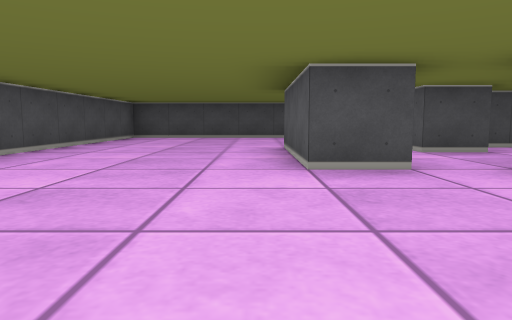
View 1 (above)

24 first-person views from a walk through a cub3D maze. The camera is about half as high as the walls, tilts 6° down and sees 70° across. The floor is counted in squares. Each view is taken from the middle of a square. On the plan, view 1 faces up. The plan holds only what a view shows up to about 9 squares ahead; the rest is blank.

View 2
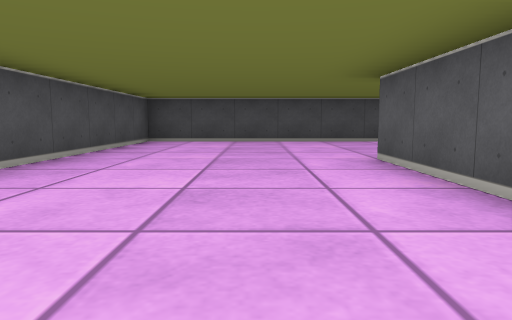

View 3
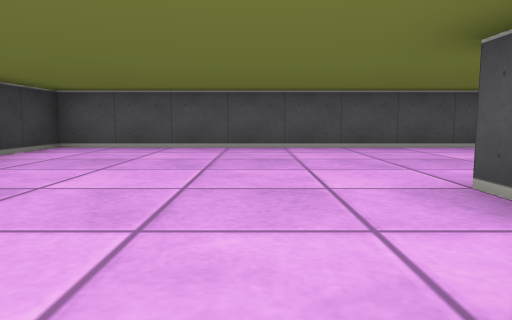

View 4
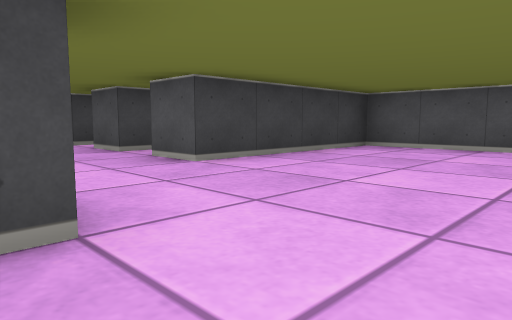

View 5
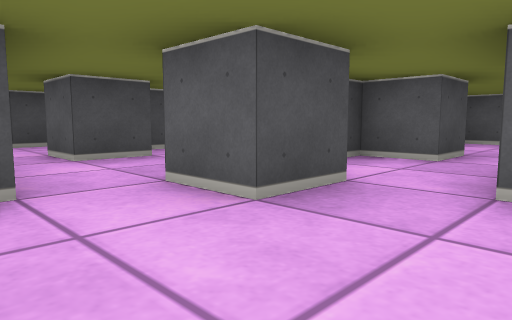

View 6
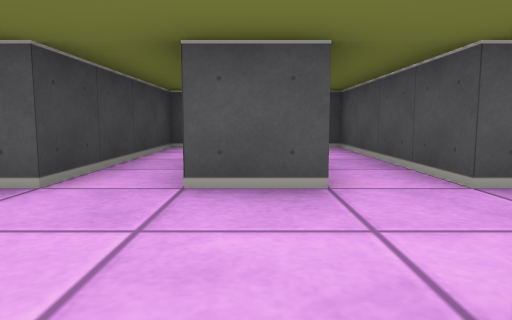

View 7
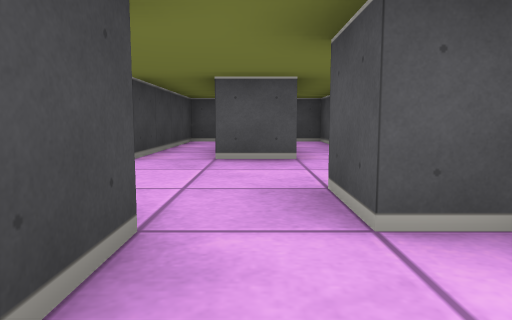

View 8
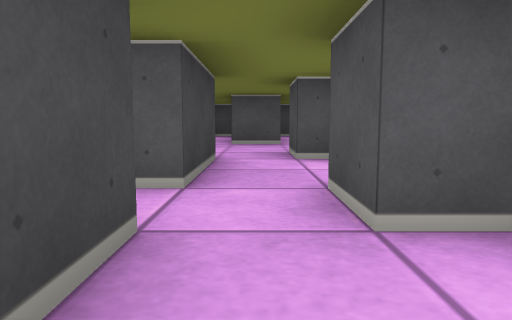

View 9
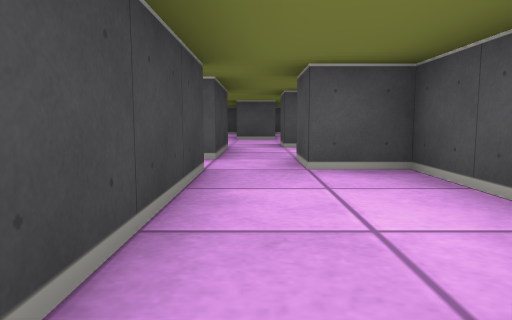

View 10
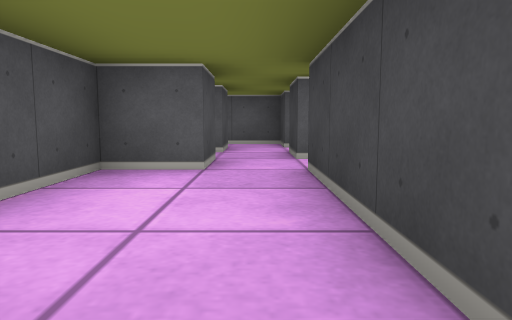

View 11
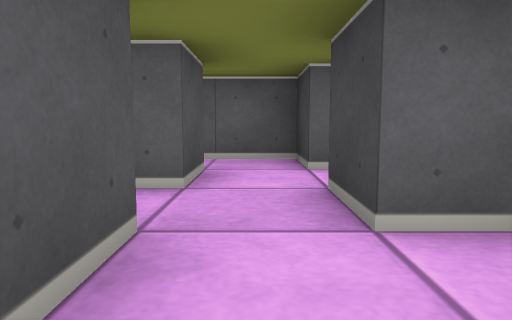

View 12
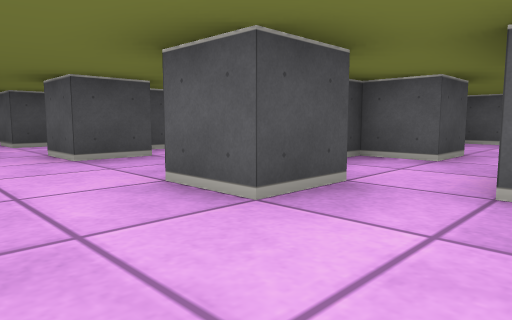

View 13
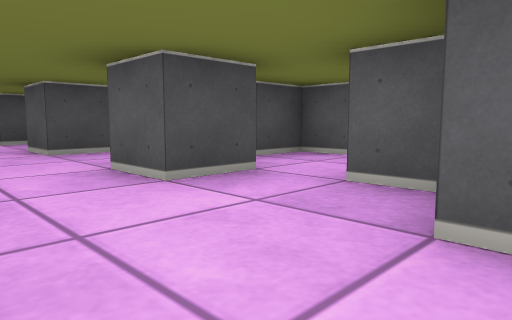

View 14
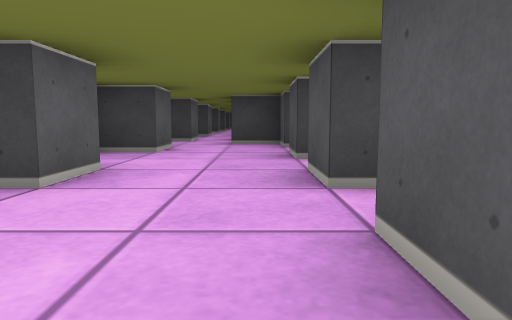

View 15
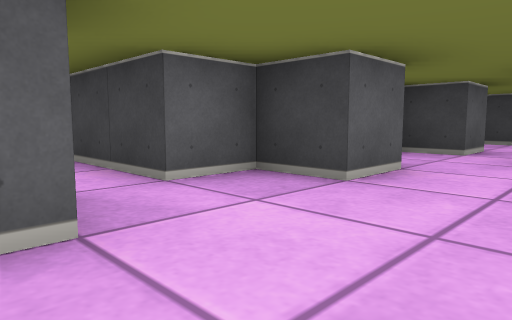

View 16
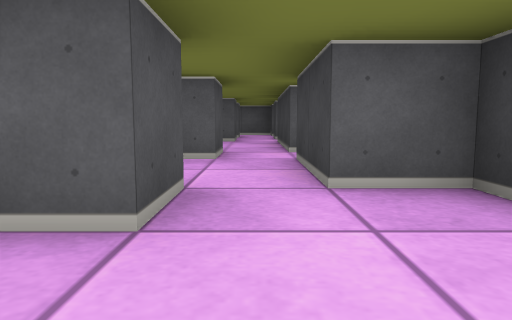

View 17
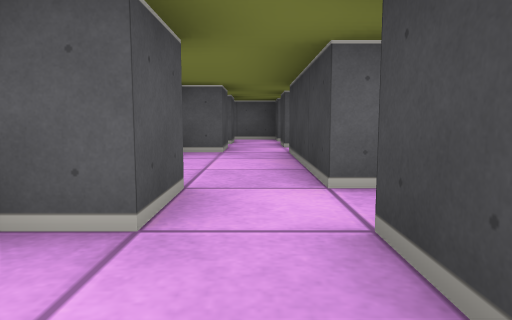

View 18
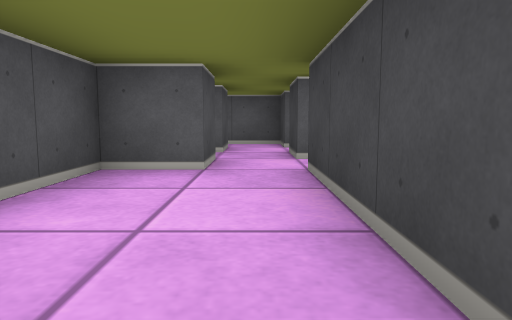

View 19
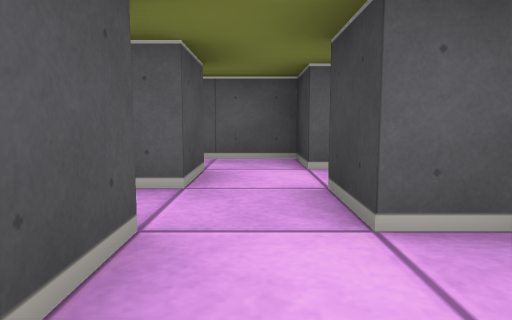

View 20
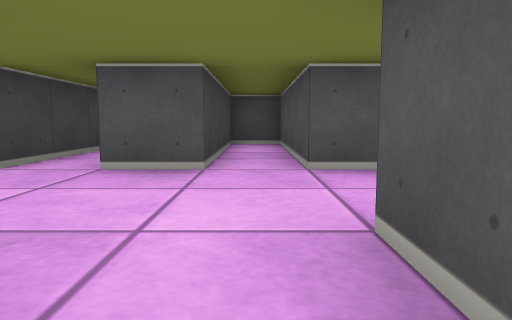

View 21
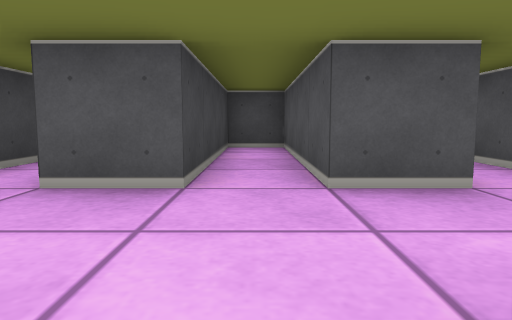

View 22
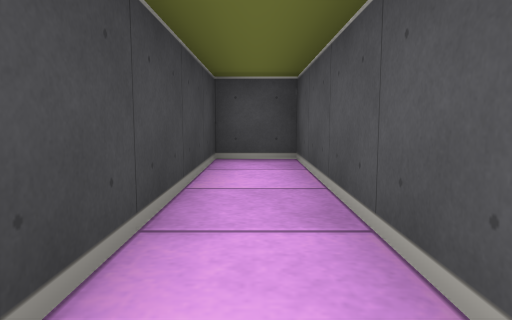

View 23
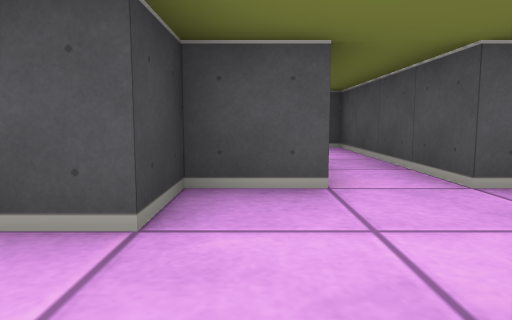

View 24
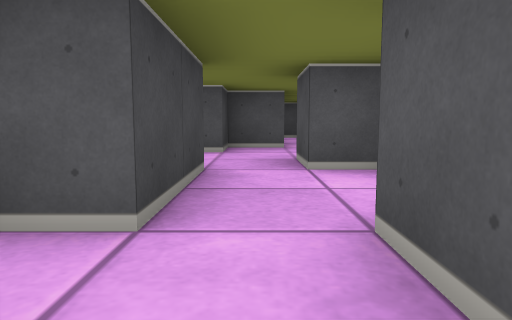

### Floor plan
Key: @ floor where view 1 was taken; # wall or solid block; . floor.
Columns run from 4 left of view 1 to 14 right of it. Each row starts with its distance up from view 1.
 11 #######
 10 #......
  9 #......#
  8 #.......
  7 #......###
  6 #....#.#.
  5 #....#...
  4 #....#.####
  3 #......#. #..
  2 #............
  1 #......####
  0 #...@..#. #..
 -1 #............
 -2 #####..#######
 -3 #......#.##.. ###.#
 -4 #  ##.............#
 -5 #......#######.####
 -6 #####..#. #..####.#
 -7 #.................#
 -8 #####..#######.####
 -9 #......#.##
-10 #####.......
-11     ##.###
-12       .#
-13       ..

Where each view was taken, in squares from view 1:
view 1: 0 up, 0 right, facing up
view 2: 2 up, 1 left, facing up
view 3: 2 up, 3 right, facing left
view 4: 2 up, 3 right, facing down-left
view 5: 1 up, 1 right, facing up-right
view 6: 4 down, 3 right, facing left
view 7: 4 down, 5 right, facing left
view 8: 4 down, 8 right, facing left
view 9: 4 down, 10 right, facing left
view 10: 4 down, 6 right, facing right
view 11: 4 down, 9 right, facing right
view 12: 2 down, 1 right, facing up-right
view 13: 3 down, 1 right, facing up-right
view 14: 3 down, 1 right, facing down
view 15: 6 down, 1 right, facing down-right
view 16: 7 down, 1 right, facing right
view 17: 7 down, 4 right, facing right
view 18: 7 down, 6 right, facing right
view 19: 7 down, 9 right, facing right
view 20: 7 down, 4 right, facing left
view 21: 7 down, 3 right, facing left
view 22: 9 down, 1 right, facing left
view 23: 10 down, 3 right, facing left
view 24: 10 down, 7 right, facing left
